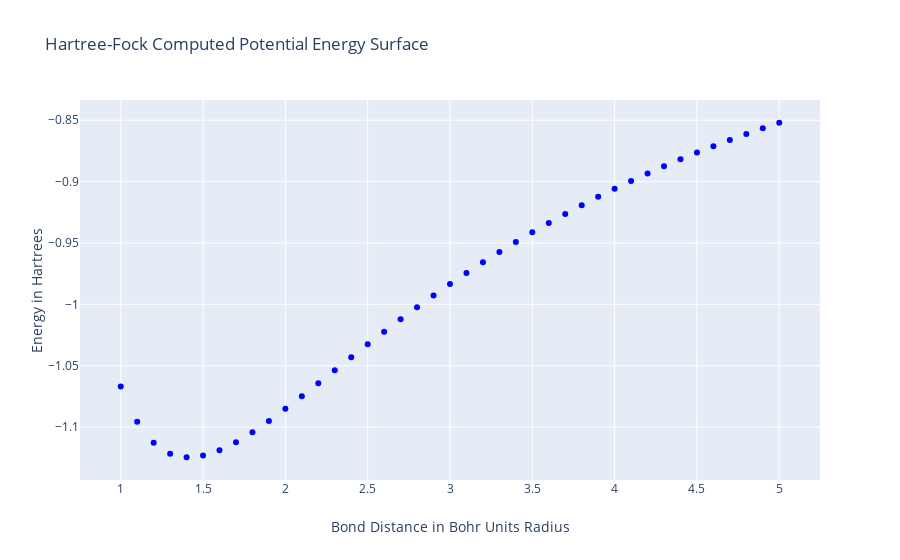

Notebook code cell kept with this figure:
### Code cell
HartreeFock = importNotebook("Hartree_Class")

#set up the automated calculations used to generate the surface potential

#User Specified Variables

#Enter the atomic number for atoms 1 and 2
atom1 = 1
atom2 = 1

#Enter the number of electrons for atom 1 and 2
#Note the total number of electrons must be a multiple of 2, 
#otherwise, the computation will round the total number of electrons 
#down to the nearest multiple of 2
atomN1 = 1
atomN2 = 1

#Select a basis, for a list of available basis sets, please see the "basisSets" folder
basisName = "DEF2-SVP"

#Enter Starting and End Bond distance for the diatomic molecule
#Units for Bond Distance in This Program are Bohr Units
startR = 1
endR = 5

#Please enter the distance the bond distance should increase each iteration
#The smaller the number, the more accurate and time-consuming the computation will be
step = 0.1

#Please enter how small the difference in energy between two ground state energy calculations
#must be in order to convergence to occur
convergenceCritera = pow(10, -10)

#Please enter the maximum number of iterations the SCF procedure can take before
#the computation will fail as being unable to converge
maxIterations = 100

#hartreeFile: bool that represents whether or not a file containing the potential energy surface data 
#should be generated
hartreeFile = True

#System Defined Variables
E = []
basisSets = []
Xs = []
MOEnergy = []
currentR = startR
delta = (endR - startR) / step

#Compute the the descrite points in terms of bond distance that will be used to create 
#the potential energy surface
R = [ startR + step*ds for ds in range( int(np.ceil(delta)) + 1) ]

#Main While Loop to repeatedly call the Hartree-Fock routine to generate the potential energy surface
for currentR in tqdm(R, position=0, desc="Hartree-Fock Progress"): 

    #define the molecular system
    system = molecule()
    system.addAtom(atom(vector(1,1,2+currentR), atom1, atomN1))
    system.addAtom(atom(vector(1,1,2), atom2, atomN2))

    system.addBasis(basisName)
    
    #Set up the Hartree Procedure
    HF = HartreeFock.HF(system, convergenceCritera, maxIterations)

    #Store Bond distance, associated Energy, and MO Energies
    E.append(HF.SCF())
    MOEnergy.append(HF.MOEnergy)
    
    #update the current intenuclear distance
    currentR += step
        
print("Hartree-Fock Computation Complete")

#For Graphing the Hartree Potential
figure = { 
    "data": [
        #create the Hartree-Fock generated Potential Energy Surface
        {
            "type":"scatter",
            "x":R,
            "y":E,
            "connectgaps":False,
            "mode":"markers", 
            "name":"Hartree-Fock Computed",
            "marker":{"color":"blue"},
            
        }
    ],
     #Set up the layout of the graph
    "layout":
        {
           "xaxis":{"title":"Bond Distance in Bohr Units Radius"},
           "yaxis":{"title":"Energy in Hartrees"},
            "title":{"text":"Hartree-Fock Computed Potential Energy Surface"}
        },    
}
iplot(figure)

### Figure 1 — Plotly figure (JSON) as saved in the notebook; plotly's stock layout.template omitted (floating-point values rounded to 4 significant figures)
{"data": [{"connectgaps": false, "marker": {"color": "blue"}, "mode": "markers", "name": "Hartree-Fock Computed", "type": "scatter", "x": [1, 1.1, 1.2, 1.3, 1.4, 1.5, 1.6, 1.7, 1.8, 1.9, 2, 2.1, 2.2, 2.3, 2.4, 2.5, 2.6, 2.7, 2.8, 2.9, 3, 3.1, 3.2, 3.3, 3.4, 3.5, 3.6, 3.7, 3.8, 3.9, 4, 4.1, 4.2, 4.3, 4.4, 4.5, 4.6, 4.7, 4.8, 4.9, 5], "y": [-1.067, -1.096, -1.113, -1.122, -1.125, -1.123, -1.119, -1.112, -1.104, -1.095, -1.085, -1.075, -1.064, -1.054, -1.043, -1.033, -1.022, -1.012, -1.002, -0.9928, -0.9835, -0.9745, -0.9658, -0.9573, -0.9492, -0.9413, -0.9337, -0.9264, -0.9193, -0.9124, -0.9059, -0.8995, -0.8934, -0.8875, -0.8819, -0.8764, -0.8711, -0.8661, -0.8612, -0.8566, -0.8521]}], "layout": {"title": {"text": "Hartree-Fock Computed Potential Energy Surface"}, "xaxis": {"title": {"text": "Bond Distance in Bohr Units Radius"}}, "yaxis": {"title": {"text": "Energy in Hartrees"}}}}
